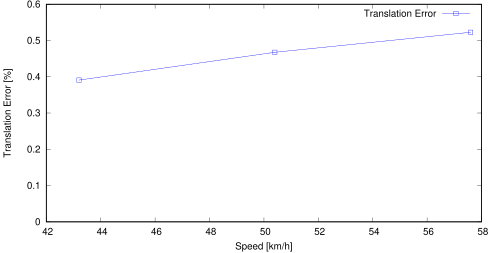

Here is the gnuplot script that generated this plot:
set term postscript eps enhanced color
set output "sub04_ts.eps"
set size ratio 0.5
set yrange [0:*]
set xlabel "Speed [km/h]"
set ylabel "Translation Error [%]"
plot "sub04_ts.txt" using ($1*3.6):($2*100) title 'Translation Error' lc rgb "#0000FF" pt 4 w linespoints
